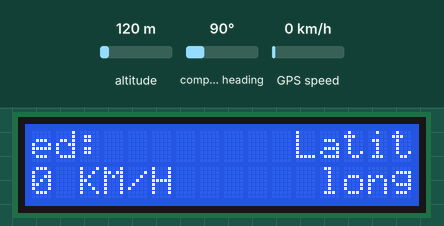
Recording of a sketch running on a simulated Arduino Uno, built with avr-gcc and run on an emulated ATmega328P. On the bench: 16×2 character LCD. The inputs (shaded band) are chosen by the test bench; at power-on: GPS speed 0 km/h, altitude 120 m, compass heading 90°. The GPS gets a fix after 3 s at 37.7749, -122.4194 with 8 satellites; what the sketch prints to the serial monitor is not drawn.

Above: at 1.2 s.
1.3 s: GPS speed set to 30 km/h
At 4.1 s:
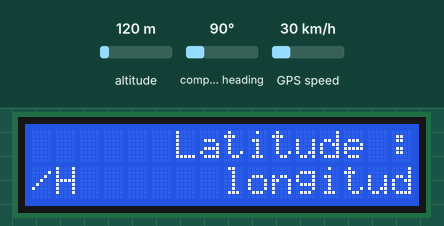
5.2 s: GPS speed set to 2 km/h
At 6.3 s:
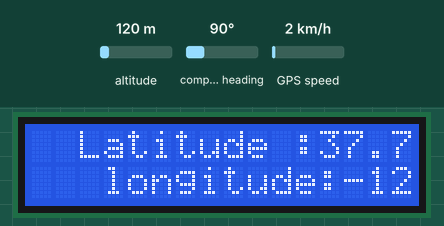
7.3 s: GPS speed set to 60 km/h
At 8.4 s:
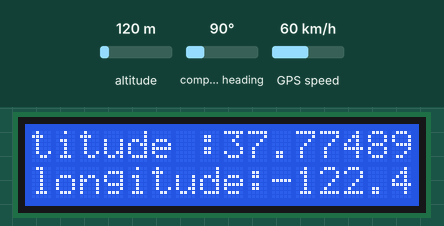
Timing chart, 0 to 10.3 s (numbered marks = the images above; inputs shaded):
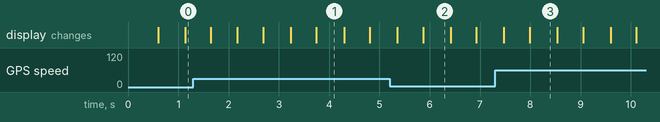

Measured:
- what the display in image 1 shows lasts 0.6 s, from 3.7 s to 4.3 s

The sketch:

gps.ino
```cpp
#include "TinyGPS++.h"
#include "SoftwareSerial.h"
#include "LiquidCrystal.h"

const int  rs = 8, en = 9, d4 = 10, d5 = 11, d6 = 12, d7 = 13;
LiquidCrystal lcd(rs,en,d4,d5,d6,d7);

SoftwareSerial gpsRead(4,3); // Rx-pin 4 , TxPin 3
TinyGPSPlus gps;
void setup() {
  Serial.begin(115200);
  gpsRead.begin(9600);
  Serial.println("GPS Start");

  lcd.begin(16,2);

}

void loop()
{
//--------------------------------
  while(gpsRead.available())
  {
    gps.encode(gpsRead.read());
  }
  if(gps.location.isUpdated())
  {
    Serial.println("Satellite count:");
    Serial.println(gps.satellites.value());
    Serial.println("Latitude:");
    Serial.println(gps.location.lat(),6);
    Serial.println("longitude:");
    Serial.println(gps.location.lng(),6);
    Serial.println("Speed KMPH:");
    Serial.println(gps.speed.kmph());
    Serial.println("Altitude Meters:");
    Serial.println(gps.altitude.meters());
    Serial.println("");
  }
//------------------------------------
  lcd.setCursor(0,0);
  lcd.print("Speed: ");
  lcd.print("       Latitude :");
  lcd.print(gps.location.lat(),6);

  lcd.setCursor(0,1);
  lcd.print(gps.speed.kmph());
  lcd.print(" KM/H");
  lcd.print("      longitude:");
  lcd.print(gps.location.lng(),6);
  lcd.scrollDisplayLeft();

  delay(500);


}
```
